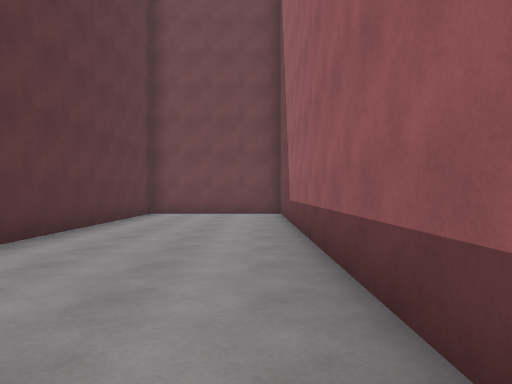
view 1 (above)

24 first-person views from a walk through a scene from a Unity 3-D project. The camera is 1.3 m above the floor, looks level and sees 70° across. The floor is counted in squares, 2 m on a side. Each view is taken from the middle of a square. On the plan, view 1 faces up. The plan holds only what a view shows up to about 11 squares ahead; the rest is blank. The place goes on beyond the plan. The player character is not drawn.

view 2
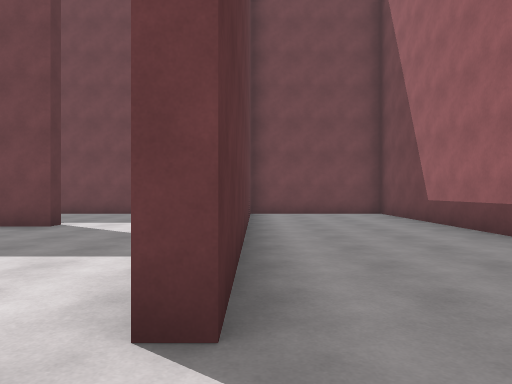

view 3
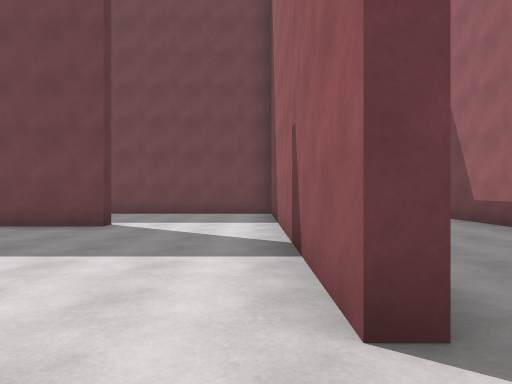

view 4
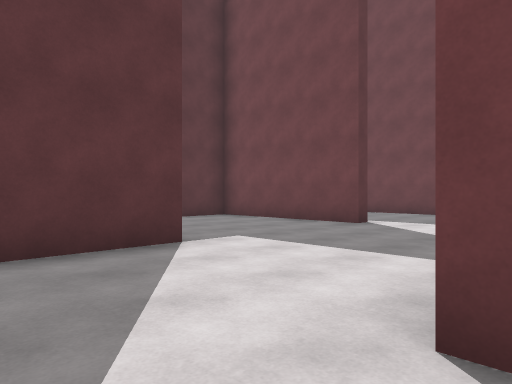

view 5
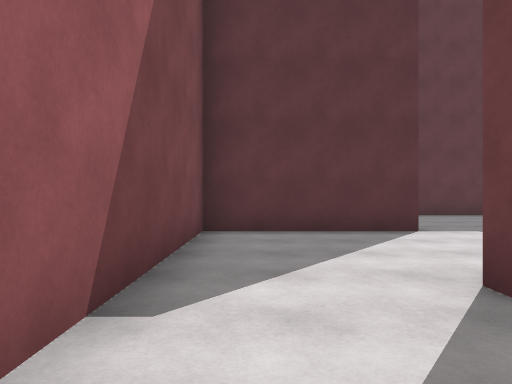

view 6
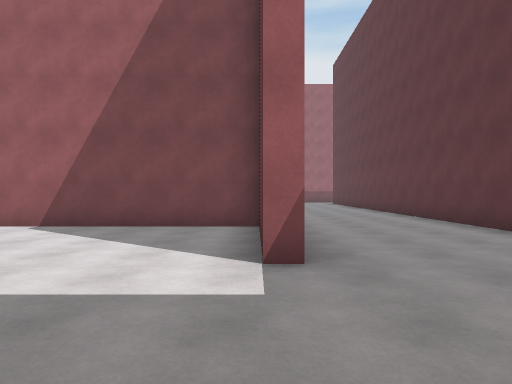

view 7
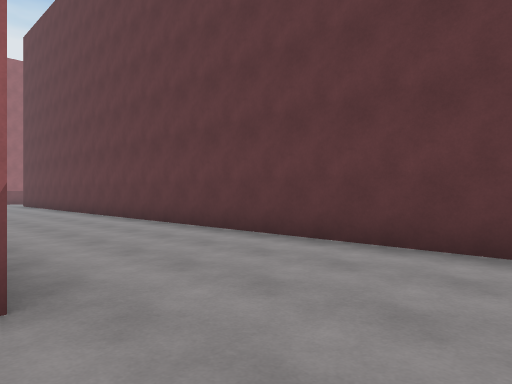

view 8
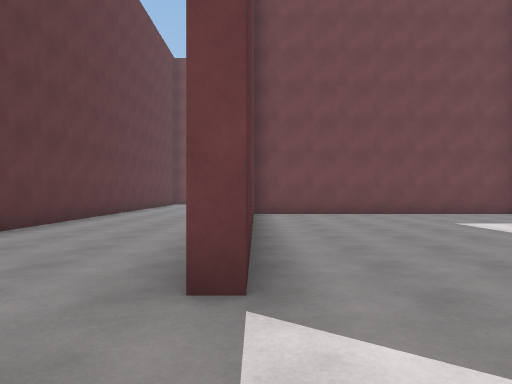

view 9
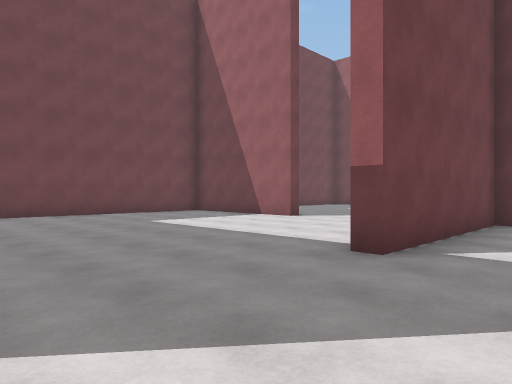

view 10
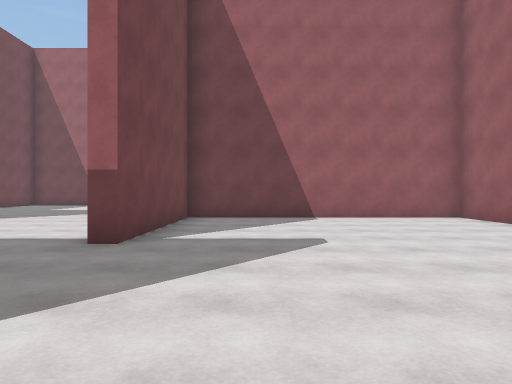

view 11
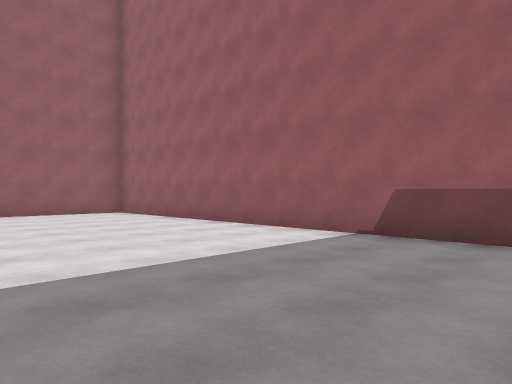

view 12
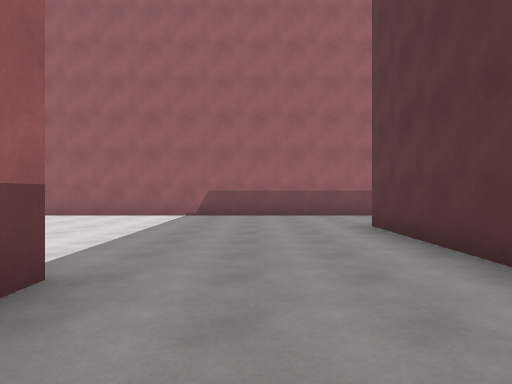

view 13
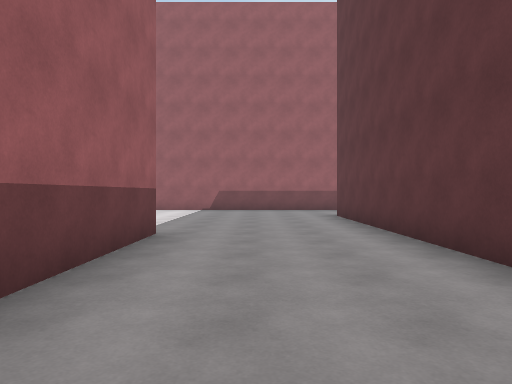

view 14
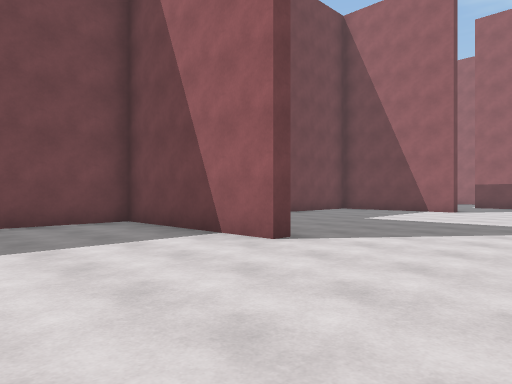

view 15
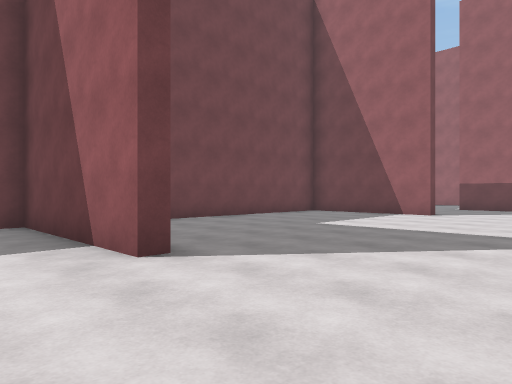

view 16
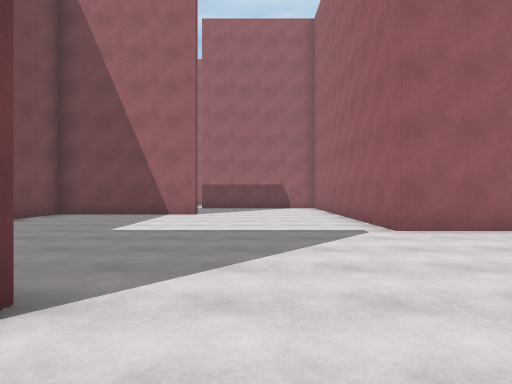

view 17
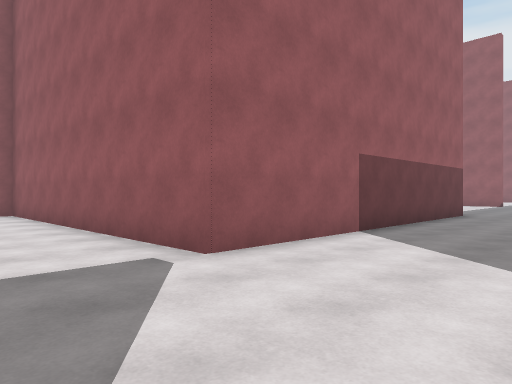

view 18
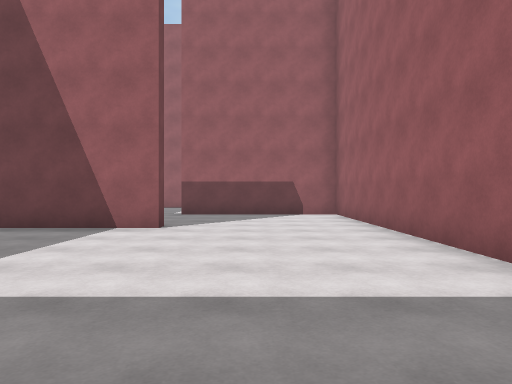

view 19
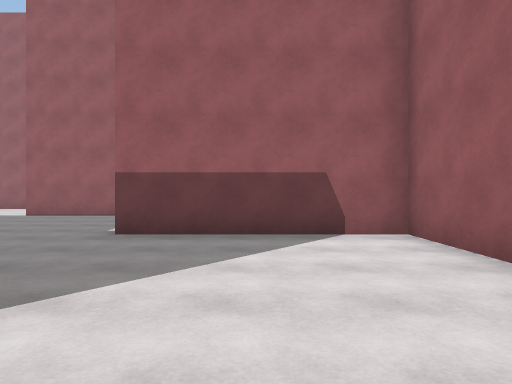

view 20
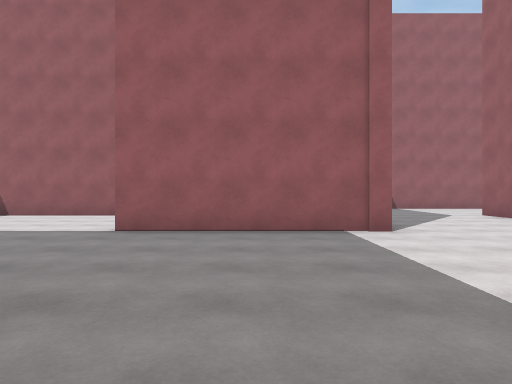

view 21
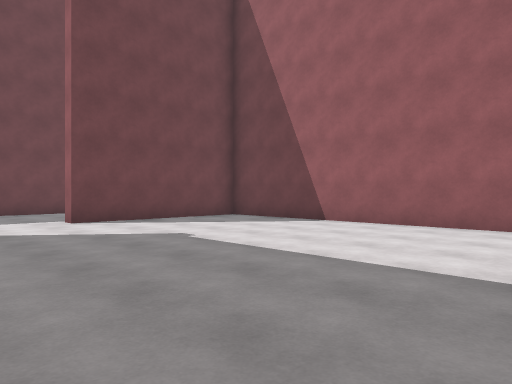

view 22
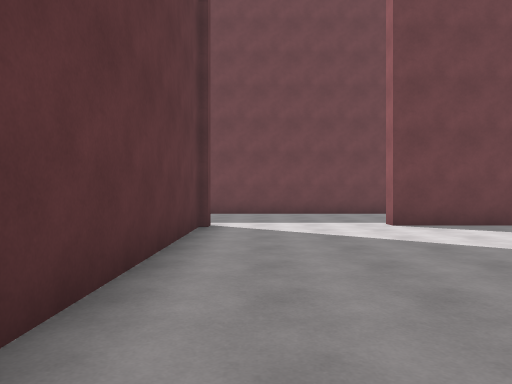

view 23
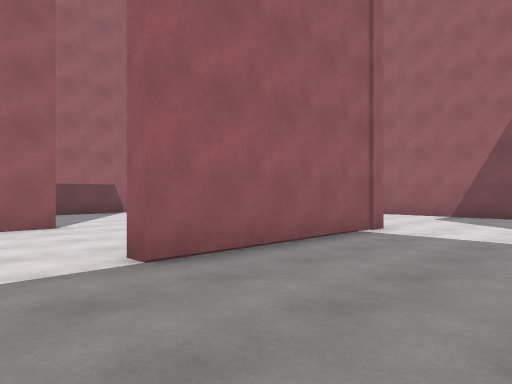

view 24
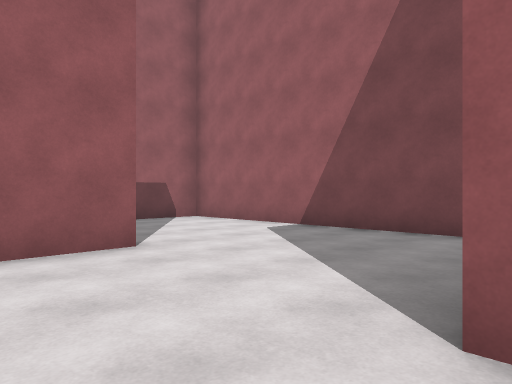

### Floor plan
Points are (right, up) in squares from view 1. A wall is a line through its corners. A room is listed if a view was taken in it or the views show most of it. See-through windows are left out.
Room 1 (views 1, 5)
walls: (0.7, 1) (0.7, 11) (-3.2, 11) (-3.2, 1.6)
ways out: opening at (-3, 0.5) to room 2
Room 2 (views 2, 3, 4, 6, 7, 8, 9, 10, 11, 12, 13, 14, 15, 16, 17, 18, 19, 20, 21, 22, 23, 24)
walls: (10, -5.3) (9.6, -5.3) (9.6, -1.3) (3.7, -1.3); (1.1, -5.6) (0.7, -5.6) (0.7, -1.3) (-7.1, -1.3); (16.7, -9.3) (22.2, -9.3); (18.1, -5.3) (18.1, -0.7) (18.5, -0.7); (-3.2, 1.6) (-3.5, 1.6) (-3.5, 10.5); (19.6, -4.9) (26.2, -4.9) (26.2, -2.3); (13.9, 6.7) (13.9, 1.5); (5.1, -18.1) (5.1, -9.3) (13.6, -9.3) (13.6, -4.8); (-7.1, -6) (-7.1, -9.7) (-7.4, -9.7) (-7.4, -6.1); (22.1, -1.1) (22.1, 6.9) (17.7, 6.9) (17.7, 7.5); (-7.5, 2.7) (-7.1, 2.7) (-7.1, -0.9) (-2.1, -0.9); (-6.9, 7.4) (-6.9, 6.9) (-11.2, 6.9) (-11.2, -14); (-3.5, 11) (-8.9, 11); (19, 11) (13.6, 11); (-12.3, -17.2) (1.3, -17.2) (1.3, -10.3) (-3.5, -10.3) (-3.5, -9.9)
ways out: opening at (-3, 0.5) to room 1; gap at (5, -18)

Positions as (right, up) in squares from view 1, and headings:
1: (0, 0), facing up
2: (-3, 0), facing up
3: (-4, 0), facing up
4: (-3, 0), facing up-left
5: (-1, 0), facing left
6: (-7, 6), facing down
7: (-7, 5), facing down-left
8: (-7, -12), facing up
9: (-7, -12), facing up-right
10: (-8, -12), facing right
11: (-10, -12), facing down-right
12: (-9, -7), facing down
13: (-9, -4), facing down
14: (-3, -9), facing up-right
15: (-1, -9), facing up-right
16: (-1, -7), facing right
17: (2, -7), facing down-right
18: (3, -7), facing right
19: (8, -7), facing right
20: (12, -3), facing right
21: (15, -1), facing up-right
22: (15, 0), facing up
23: (15, 1), facing down-right
24: (18, 1), facing down-right
